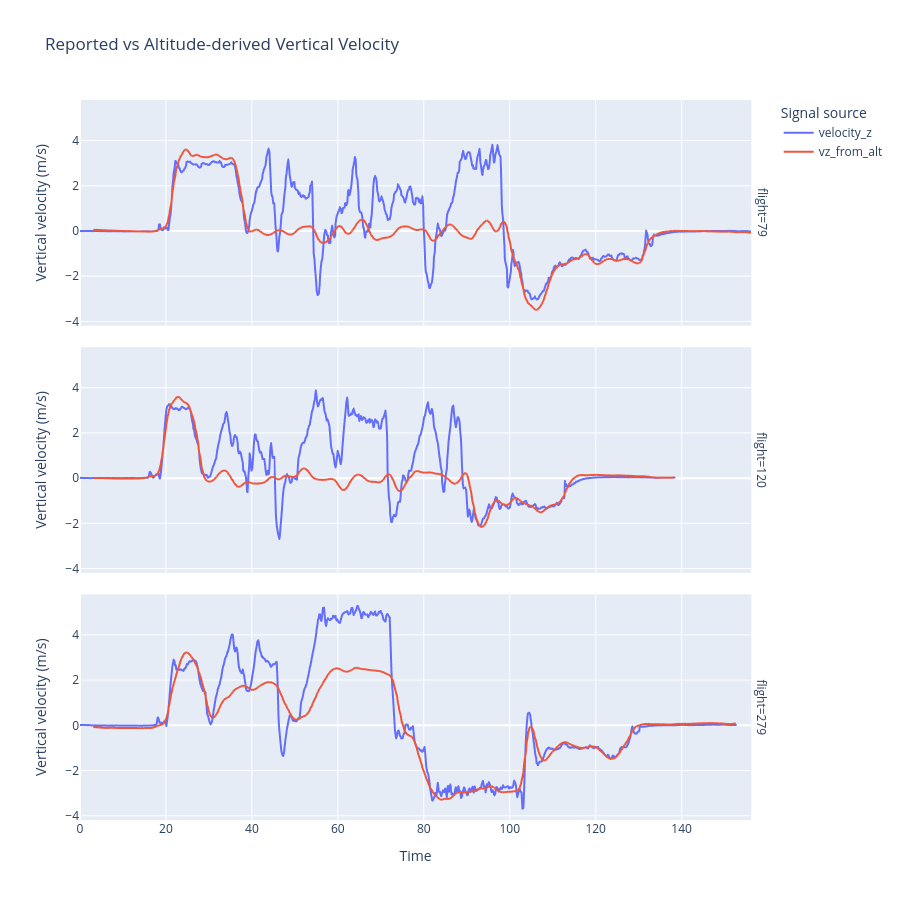

Write notebook code for a chart like this one.
### Markdown cell above
### Velocity from altitude diff and velocity_z are not same e.g. in 120
So lets do a sanity check.

### Code cell
# Select flights to inspect
flights_to_plot = [120, 79, 279]   # add more flight numbers here if you like
sub = df[df["flight"].isin(flights_to_plot)].copy()

# Prepare data for Plotly (melt to long format for nice legends)
plot_df = sub.melt(
    id_vars=["flight", "time"],
    value_vars=["velocity_z", "vz_from_alt"],
    var_name="source",
    value_name="vz"
)

# Plot both velocities over time, faceted by Flight
fig = px.line(
    plot_df,
    x="time",
    y="vz",
    color="source",
    facet_row="flight",        # or facet_col="flight" if you prefer columns
    title="Reported vs Altitude-derived Vertical Velocity",
    labels={
        "time": "Time",
        "vz": "Vertical velocity (m/s)",
        "source": "Signal source"
    }
)

fig.update_layout(height=300*len(flights_to_plot))  # adjust height for number of flights
fig.show()

### Figure 1 — Plotly figure (JSON) as saved in the notebook; plotly's stock layout.template omitted (floating-point values rounded to 4 significant figures; data arrays with more than 128 entries replaced by an {"elided": "..."} marker saying what was removed)
{"data": [{"hovertemplate": "Signal source=velocity_z<br>flight=79<br>Time=%{x}<br>Vertical velocity (m/s)=%{y}<extra></extra>", "legendgroup": "velocity_z", "line": {"color": "#636efa", "dash": "solid"}, "marker": {"symbol": "circle"}, "mode": "lines", "name": "velocity_z", "showlegend": true, "type": "scattergl", "x": {"elided": "1043 float values"}, "xaxis": "x3", "y": {"elided": "1043 float values"}, "yaxis": "y3"}, {"hovertemplate": "Signal source=velocity_z<br>flight=120<br>Time=%{x}<br>Vertical velocity (m/s)=%{y}<extra></extra>", "legendgroup": "velocity_z", "line": {"color": "#636efa", "dash": "solid"}, "marker": {"symbol": "circle"}, "mode": "lines", "name": "velocity_z", "showlegend": false, "type": "scattergl", "x": {"elided": "921 float values"}, "xaxis": "x2", "y": {"elided": "921 float values"}, "yaxis": "y2"}, {"hovertemplate": "Signal source=velocity_z<br>flight=279<br>Time=%{x}<br>Vertical velocity (m/s)=%{y}<extra></extra>", "legendgroup": "velocity_z", "line": {"color": "#636efa", "dash": "solid"}, "marker": {"symbol": "circle"}, "mode": "lines", "name": "velocity_z", "showlegend": false, "type": "scattergl", "x": {"elided": "988 float values"}, "xaxis": "x", "y": {"elided": "988 float values"}, "yaxis": "y"}, {"hovertemplate": "Signal source=vz_from_alt<br>flight=79<br>Time=%{x}<br>Vertical velocity (m/s)=%{y}<extra></extra>", "legendgroup": "vz_from_alt", "line": {"color": "#EF553B", "dash": "solid"}, "marker": {"symbol": "circle"}, "mode": "lines", "name": "vz_from_alt", "showlegend": true, "type": "scattergl", "x": {"elided": "1043 float values"}, "xaxis": "x3", "y": {"elided": "1043 float values"}, "yaxis": "y3"}, {"hovertemplate": "Signal source=vz_from_alt<br>flight=120<br>Time=%{x}<br>Vertical velocity (m/s)=%{y}<extra></extra>", "legendgroup": "vz_from_alt", "line": {"color": "#EF553B", "dash": "solid"}, "marker": {"symbol": "circle"}, "mode": "lines", "name": "vz_from_alt", "showlegend": false, "type": "scattergl", "x": {"elided": "921 float values"}, "xaxis": "x2", "y": {"elided": "921 float values"}, "yaxis": "y2"}, {"hovertemplate": "Signal source=vz_from_alt<br>flight=279<br>Time=%{x}<br>Vertical velocity (m/s)=%{y}<extra></extra>", "legendgroup": "vz_from_alt", "line": {"color": "#EF553B", "dash": "solid"}, "marker": {"symbol": "circle"}, "mode": "lines", "name": "vz_from_alt", "showlegend": false, "type": "scattergl", "x": {"elided": "988 float values"}, "xaxis": "x", "y": {"elided": "988 float values"}, "yaxis": "y"}], "layout": {"annotations": [{"font": {}, "showarrow": false, "text": "flight=279", "textangle": 90, "x": 0.98, "xanchor": "left", "xref": "paper", "y": 0.1567, "yanchor": "middle", "yref": "paper"}, {"font": {}, "showarrow": false, "text": "flight=120", "textangle": 90, "x": 0.98, "xanchor": "left", "xref": "paper", "y": 0.5, "yanchor": "middle", "yref": "paper"}, {"font": {}, "showarrow": false, "text": "flight=79", "textangle": 90, "x": 0.98, "xanchor": "left", "xref": "paper", "y": 0.8433, "yanchor": "middle", "yref": "paper"}], "height": 900, "legend": {"title": {"text": "Signal source"}, "tracegroupgap": 0}, "title": {"text": "Reported vs Altitude-derived Vertical Velocity"}, "xaxis": {"anchor": "y", "domain": [0, 0.98], "title": {"text": "Time"}}, "xaxis2": {"anchor": "y2", "domain": [0, 0.98], "matches": "x", "showticklabels": false}, "xaxis3": {"anchor": "y3", "domain": [0, 0.98], "matches": "x", "showticklabels": false}, "yaxis": {"anchor": "x", "domain": [0, 0.3133], "title": {"text": "Vertical velocity (m/s)"}}, "yaxis2": {"anchor": "x2", "domain": [0.3433, 0.6567], "matches": "y", "title": {"text": "Vertical velocity (m/s)"}}, "yaxis3": {"anchor": "x3", "domain": [0.6867, 1.0], "matches": "y", "title": {"text": "Vertical velocity (m/s)"}}}}
